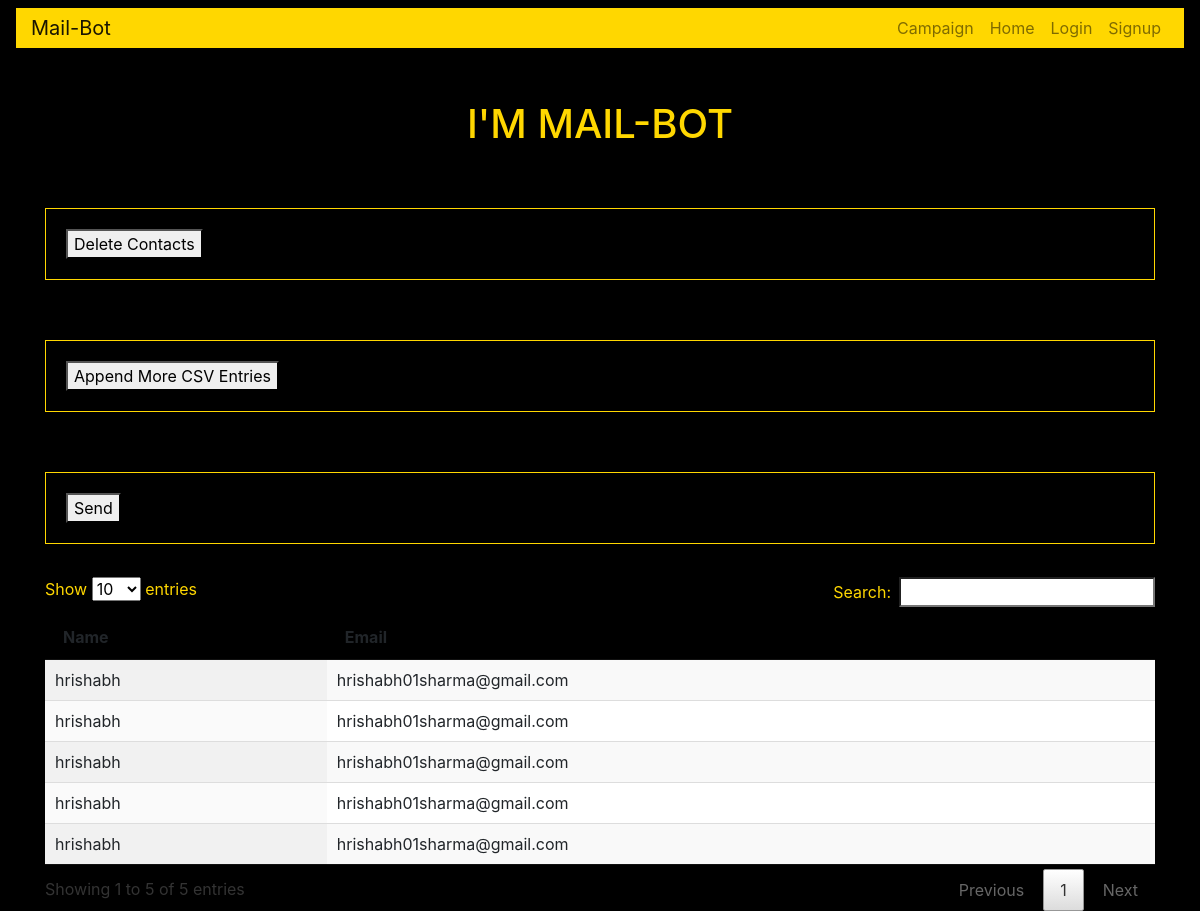
Page /campaign/review/ on the earlier database version.
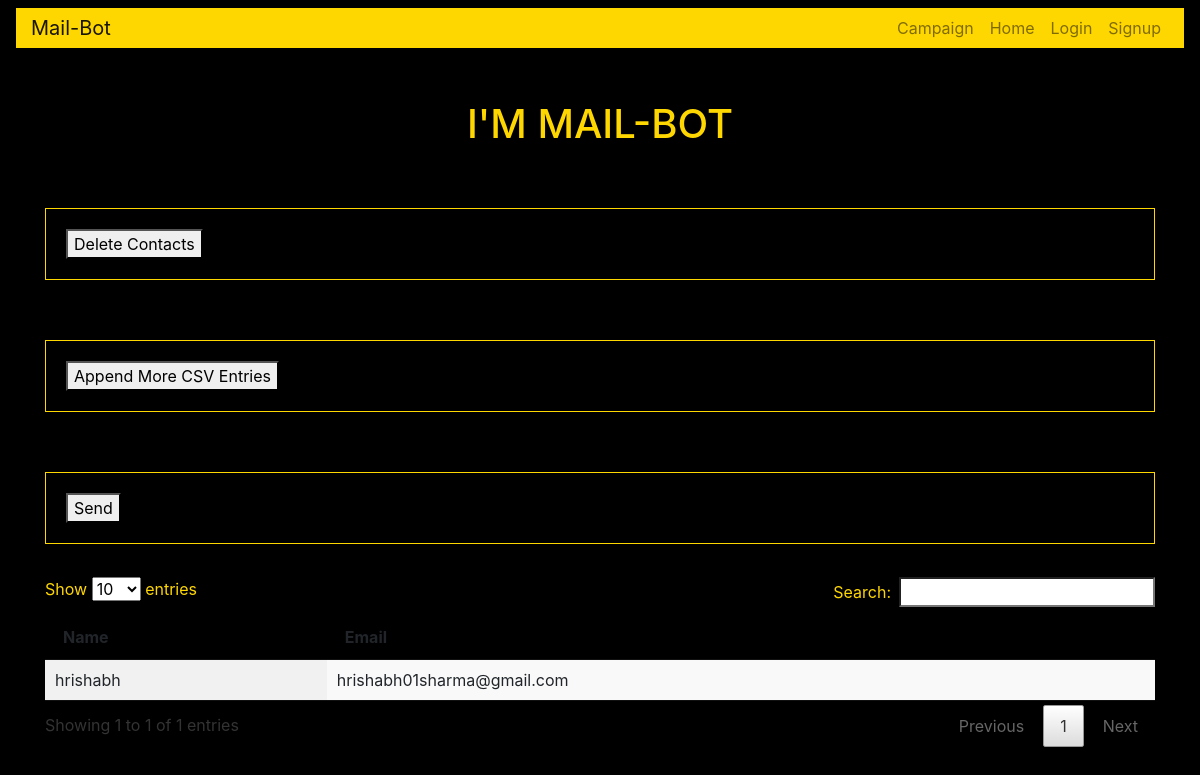
Same page on the later database version.
### campaign/models.py (models this page shows, shortened)
class Contacts(models.Model):
    name = models.CharField(max_length=100)
    email = models.CharField(max_length=100)

### campaign/views.py (the view)
def review(request):
    contacts=Contacts.objects.all()
    return render(request,"campaign/review.html",{'contacts':contacts })

### campaign/templates/campaign/review.html
{% extends 'base_layout.html' %}
{% block content %}
  <div class="container review">
    <form class="site-form" action="{% url 'campaign:delcontacts' %}" method="get">
    <button type="submit" name="button">Delete Contacts</button>
    </form>
    <form class="site-form" action="{% url 'campaign:upcsv' %}" method="get">
      <button type="submit" name="button">Append More CSV Entries</button>
    </form>
    <form class="site-form" action="{% url 'campaign:send' %}" method="get">
      <button type="submit" name="button">Send</button>
    </form>
<hr>
</div>
<div class="container">
  <table id="example" class="display" style="width:100%">
          <thead>
              <tr>
                  <th>Name</th>
                  <th>Email</th>
              </tr>
          </thead>
          <tbody>
            {% for contact in contacts %}
              <tr>
                  <td>{{contact.name}}</td>
                  <td>{{contact.email}}</td>
              </tr>
            {% endfor %}
          </tbody>
  </div>
{% endblock %}

Differences in the rows shown:
removed Contacts: name "hrishabh", email "hrishabh01sharma@gmail.com"
removed Contacts: name "hrishabh", email "hrishabh01sharma@gmail.com"
removed Contacts: name "hrishabh", email "hrishabh01sharma@gmail.com"
removed Contacts: name "hrishabh", email "hrishabh01sharma@gmail.com"
Other differences:
text written by a page script: "Show entries Search: Showing 1 to 5 of 5 entries Previous 1 Next" → "Show entries Search: Showing 1 to 1 of 1 entries Previous 1 Next"
